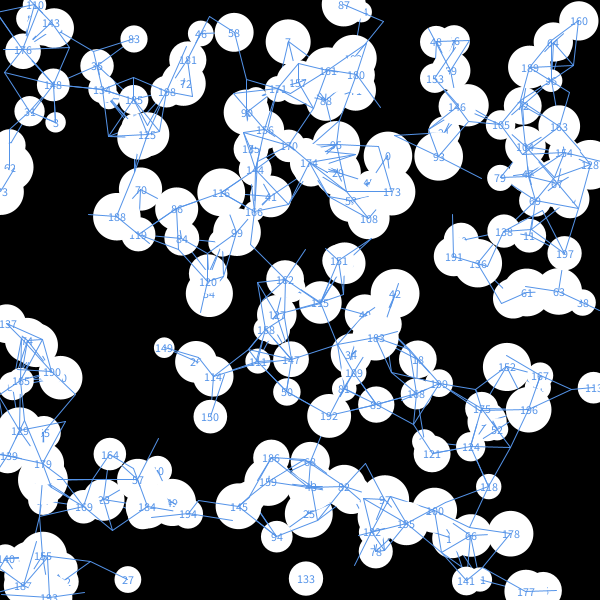
Frame 1 (no input)
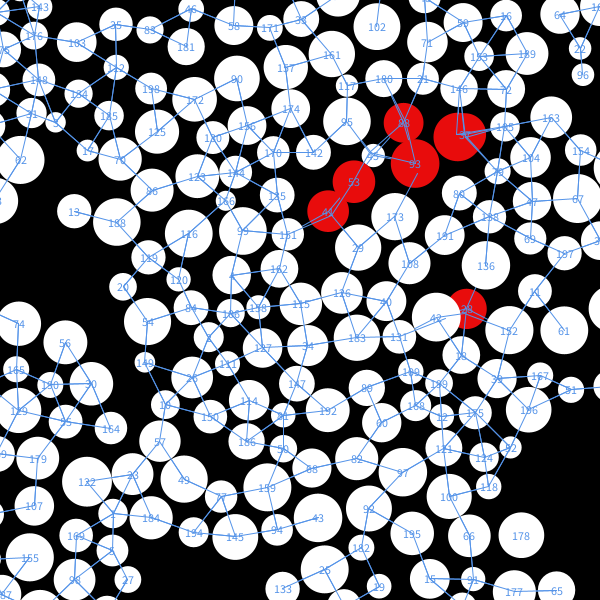
Frame 60 (the mouse pressed at the canvas centre just before this capture)
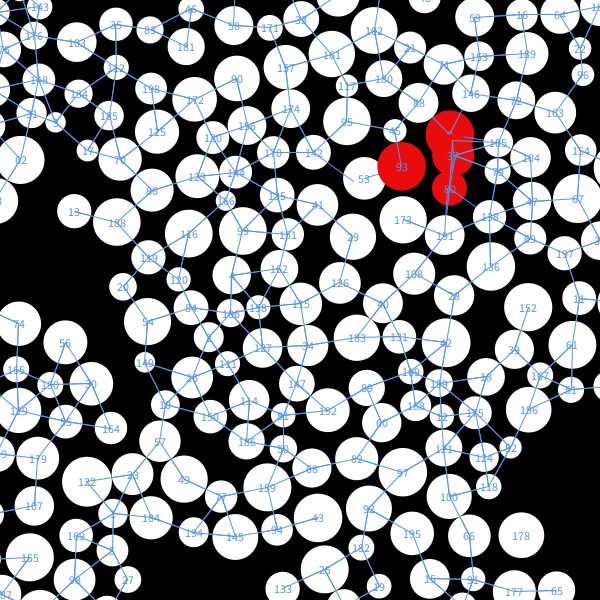
Frame 120 (the mouse held since frame 60 and released just before this capture)

The Processing sketch that drew these frames (run headless with seeded random() and noise(); from frame 60 on, the mouse is pressed at the canvas centre):

// Processing sketch: PVector_04_repellence
// ── PVector_04_repellence.pde
int totalNum = 200;
Ball[] theBall;

void setup() {
  size(600, 600);
  //Ball(PVector loc, float d)
  theBall = new Ball[totalNum];

  initiateData();
}

void initiateData() {
  for (int i = 0; i < theBall.length; i ++) {
    PVector loc = new PVector(random(width), random(height));
    float d = random(20, 50);
    theBall[i] = new Ball(loc, d, i);
  }
}

void draw() {
  background(0);
  for (int i = 0; i < theBall.length; i ++) {
    theBall[i].show();
    theBall[i].connection();
    theBall[i].repellence();
    //println(theBall[2].dd);
  }
}

void keyPressed() {
  if (key == 'r') {
    initiateData();
  }
}

// ── Ball.pde
class Ball {
  PVector location;
  float dd;
  int indexNum;
  boolean stable = true;

  Ball(PVector loc, float d, int index) {
    location = loc;
    dd = d;
    indexNum = index;
  }

  void show() {
    if (stable) {
      fill(255);
    } else {
      fill(#E80C0C);
    }
    noStroke();
    ellipse(location.x, location.y, dd, dd);
    fill(#5493E8);
    textAlign(CENTER, CENTER);
    text(indexNum, location.x, location.y);
  }

  void connection() {
    for (Ball other : theBall) {
      float ddd = PVector.dist(other.location, location);
      if (ddd > 0 && ddd < 50) {
        stroke(#5493E8);
        line(other.location.x, other.location.y, location.x, location.y);
      }
    }
  }

  void repellence() {
    for (Ball other : theBall) {
      float ddd = PVector.dist(other.location, location);
      if (ddd < (other.dd + dd)/2) {
        PVector repelForce = PVector.sub(location, other.location);
        if (repelForce.mag()>0) {
          stable = false;
        } else {
          stable = true;
        }
        repelForce.normalize();
        repelForce.mult(500/dd);
        location.add(repelForce);
        repelForce = new PVector(0, 0);
      }
    }
  }
}
